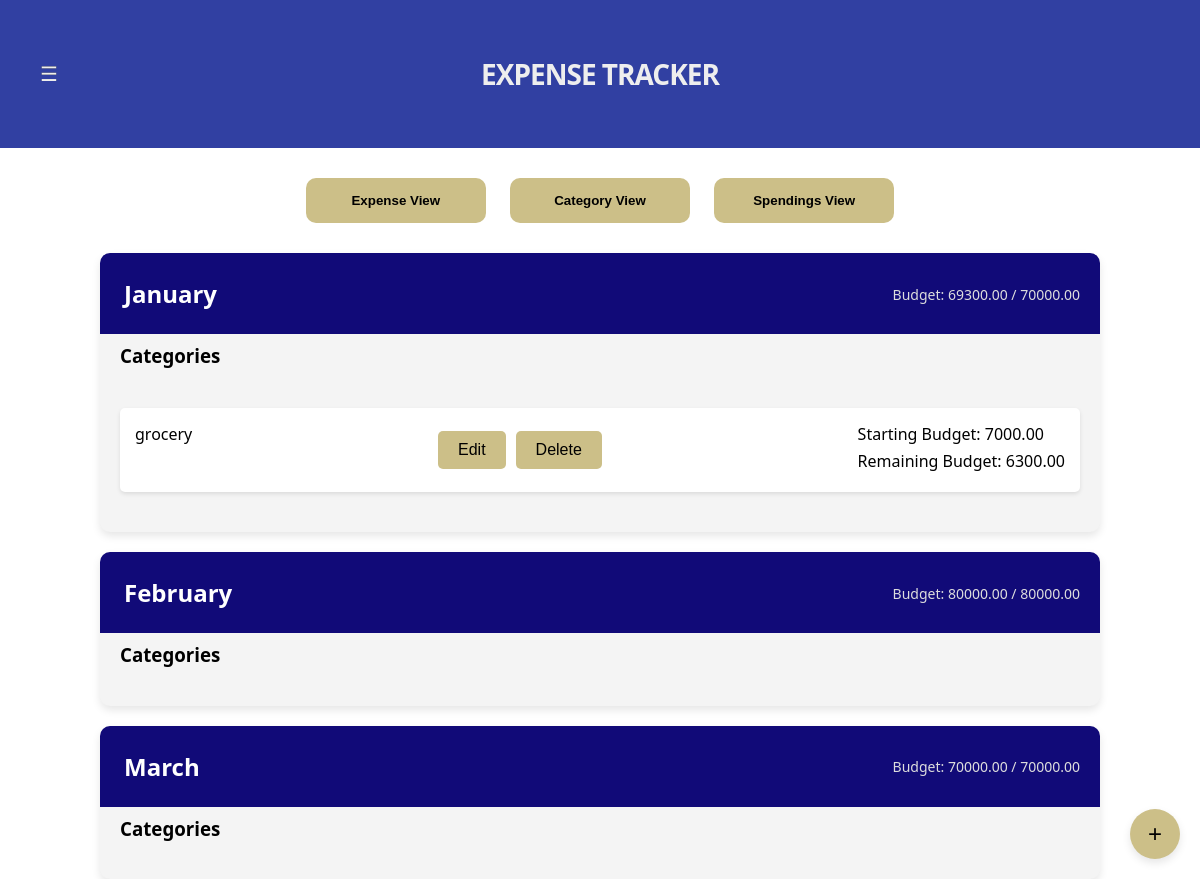
/category_list/ (signed in), run on the app's committed database.
### main/models.py (models this page shows, shortened)
class ExpenseSheet(models.Model):
    user = models.ForeignKey(CustomUser, on_delete=models.CASCADE)
    title = models.CharField(max_length=255)
    budget = models.DecimalField(max_digits=10, decimal_places=2)
    remaining_budget = models.DecimalField(max_digits=10, decimal_places=2)

class Category(models.Model):
    name = models.CharField(max_length=255)
    budget = models.DecimalField(max_digits=10, decimal_places=2)
    remaining_budget = models.DecimalField(max_digits=10, decimal_places=2)
    expense_sheet = models.ForeignKey(ExpenseSheet, on_delete=models.CASCADE, related_name='categories')

### main/views.py (the view)
# urls.py: path('category_list/', CategoryListView.as_view(), name='category_list'),
class CategoryListView(LoginRequiredMixin, ListView):
    model = Category
    template_name = 'main/category_list.html'
    context_object_name = 'category_list'
    def get_context_data(self, **kwargs):
        context = super().get_context_data(**kwargs)
        expense_sheets = ExpenseSheet.objects.filter(user=self.request.user)
        expense_sheet_category_dict = {}
        for expense_sheet in expense_sheets:
            categories = Category.objects.filter(expense_sheet=expense_sheet)
            expense_sheet_category_dict[expense_sheet] = categories
        context['expense_sheet_category_dict'] = expense_sheet_category_dict
        return context

### main/templates/main/category_list.html (shortened to what this page needs)
{% extends 'main/base.html' %} {% block content %}
<!DOCTYPE html>
<html lang="en">
<head>
</head>
<body>
    {% for expense_sheet, categories in expense_sheet_category_dict.items %}
    <div class="expense-sheet-container">
        <div class="expense-sheet-header">
            <div class="expense-sheet-title">
                <h2>{{ expense_sheet.title }}</h2>
            </div>
            <div class="budget-info">
                <p>Budget: {{ expense_sheet.remaining_budget }} / {{ expense_sheet.budget }}</p>
            </div>
        </div>
        <div class="expense-sheet-content">
            <h3>Categories</h3>
            <ul class="category-list">
                {% for category in categories %}
                <li class="category">
                    <div class="category-item">
                        <span class="category-name">{{ category.name }}</span>
                        <div class="category-buttons">
                            <button class="edit-button" onclick="redirectToUpdateCategory('{{ category.pk }}')">Edit</button>
                            <button class="delete-button" onclick="redirectToDeleteCategory('{{ category.pk }}')">Delete</button>
                        </div>
                        <div class="budget-details">
                            <span>Starting Budget: {{ category.budget }}</span>
                            <span>Remaining Budget: {{ category.remaining_budget }}</span>
                        </div>
                    </div>
                </li>
                {% endfor %}
            </ul>
        </div>
    </div>
    {% endfor %}
    <button class="add-expense-sheet" onclick="redirectToCreateCategory()">&plus;</button>
</body>
</html>
{% endblock %}

### main/templates/main/base.html (style rules this page uses)
body { font-family: 'Segoe UI', Tahoma, Geneva, Verdana, sans-serif; margin: 0; padding: 0; overflow-y: hidden; background-color: #fff; }

### main/templates/main/category_list.html (style rules this page uses)
body { overflow-y: auto; max-height: 100vh; }
.expense-sheet-container { max-width: 80%; margin: 20px auto; padding: 20px; background: #f4f4f4; border-radius: 10px; box-shadow: 0 4px 8px rgba(0, 0, 0, 0.1); position: relative; }
.expense-sheet-header { background-color: #110a78; color: #fff; padding: 10px; border-top-left-radius: 10px; border-top-right-radius: 10px; margin-bottom: 20px; position: absolute; top: 0; left: 0; width: 100%; box-sizing: border-box; }
.expense-sheet-title { text-align: left; padding: 14px; }
.expense-sheet-title h2 { margin: 0; font-size: 24px; }
.budget-info { position: absolute; top: 50%; right: 20px; transform: translateY(-50%); color: #fff; }
.budget-info p { margin: 0; font-size: 14px; }
.expense-sheet-content { padding-top: 50px; }
h2 { margin-top: 0; }
p { color: #ddd; margin-bottom: 5px; }
h3 { color: black; margin-top: 20px; }
ul { list-style: none; padding: 0; margin: 0; }
.category-list { list-style: none; padding: 0; margin: 0; }
.category { margin-bottom: 20px; margin-top: 40px; }
.category-item { display: flex; justify-content: space-between; background-color: #ffffff; padding: 15px; border-radius: 5px; box-shadow: 0 2px 4px rgba(0, 0, 0, 0.1); flex-grow: 1; }
.budget-details { display: flex; flex-direction: column; }
.budget-details span { margin-bottom: 5px; }
.category-buttons { display: flex; align-items: center; }
.edit-button, .delete-button { background-color: #CCBF88; border: none; color: black; padding: 10px 20px; text-align: center; text-decoration: none; display: inline-block; font-size: 16px; margin-right: 10px; cursor: pointer; border-radius: 5px; transition: background-color 0.3s ease; }
.delete-button { background-color: #CCBF88; }
.add-expense-sheet { position: fixed; bottom: 20px; right: 20px; background-color: #CCBF88; color: #000; border: none; border-radius: 50%; font-size: 24px; width: 50px; height: 50px; cursor: pointer; box-shadow: 0 4px 8px rgba(0, 0, 0, 0.1); transition: background-color 0.3s ease, transform 0.3s ease; }
.category-name, h3 { color: black; }

### data on the page
ExpenseSheet: title "January", remaining_budget "69300.00", budget "70000.00"
Category: name "grocery", budget "7000.00", remaining_budget "6300.00"
ExpenseSheet: title "February", remaining_budget "80000.00", budget "80000.00"
ExpenseSheet: title "March", remaining_budget "70000.00", budget "70000.00"
